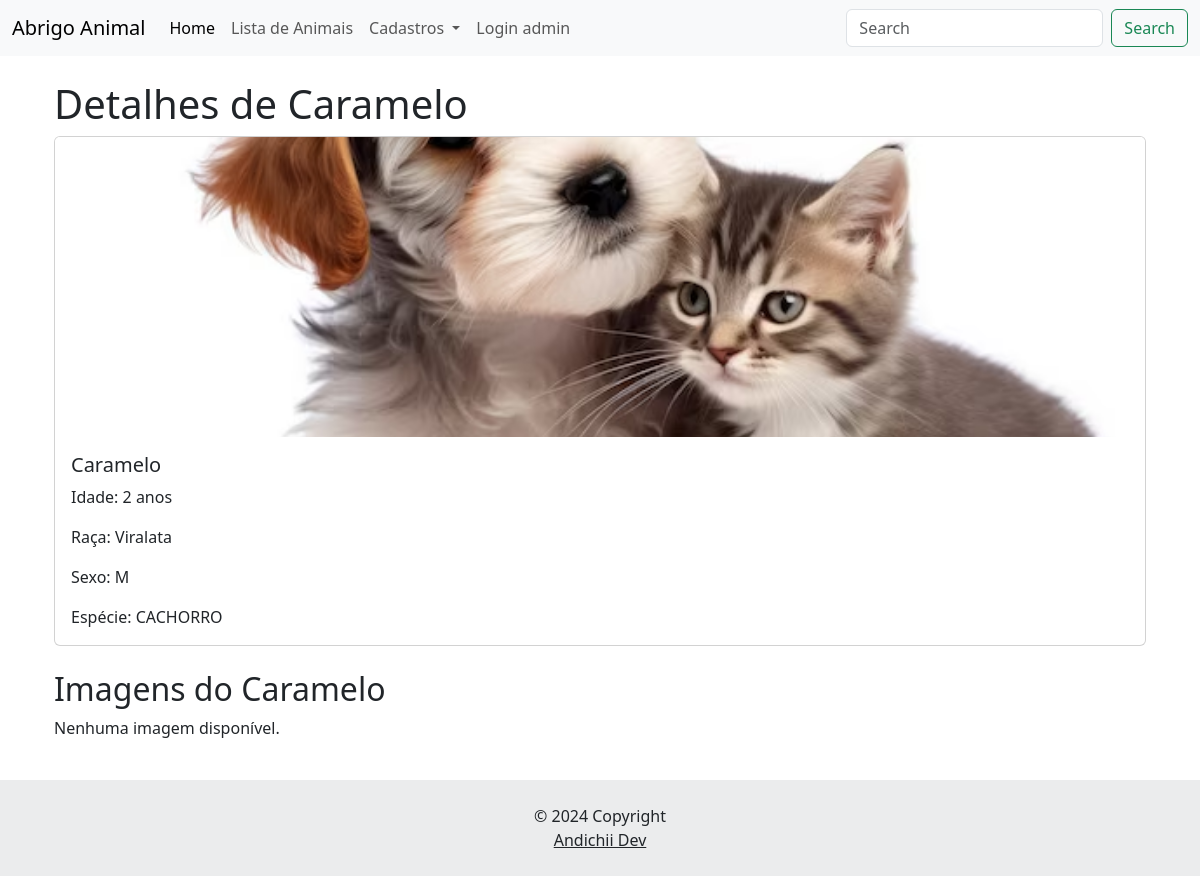
The page /animal/1/ on the database its author committed.
### site_abrigo/models.py (models this page shows, shortened)
class CadastroAnimal(models.Model):
    ESPECIES = (
        ('1', 'Cachorro'),
        ('2', 'Gato'),
        ('3', 'Outros'),
    )
    SEXO = (
        ('F', 'Fêmea'),
        ('M', 'Macho'),
    )
    nome = models.CharField(unique=False, null=False, blank=False, max_length=80)
    idade = models.IntegerField(null=False, blank=False)
    sexo = models.CharField(null=False, blank=False, max_length=1, choices=SEXO)
    raca = models.CharField(unique=False, null=True, blank=True, default='Viralata', max_length=80)
    especie = models.CharField(null=False, blank=False, max_length=1, choices=ESPECIES)
    imagens = models.ImageField(upload_to=upload_to, null=True, blank=True)
    data_criacao = models.DateTimeField(auto_now_add=True)
    disponivel_para_adocao = models.BooleanField(default=True)

### site_abrigo/views.py (the view)
# urls.py: path('animal/<int:animal_id>/', views.detalhe_animal, name='detalhe_animal'),
def detalhe_animal(request, animal_id):
    animal = get_object_or_404(CadastroAnimal, id=animal_id)
    imagens = []
    if animal.imagens:
        imagens.append(animal.imagens.url)  # Adiciona a imagem principal
    return render(request, 'detalhe_animal.html', {'animal': animal, 'imagens': imagens})

### site_abrigo/templates/detalhe_animal.html
{% extends 'base.html' %}
{% load static %}
{% block content %}
<div class="container mx-auto p-4">
    <h1>Detalhes de {{ animal.nome }}</h1>
    <div class="card mb-4">
        {% if animal.imagens %}
        <img src="{{ animal.imagens.url }}" class="card-img-top" alt="Imagem de {{ animal.nome }}" style="height: 300px; object-fit: cover;">
        {% else %}
        <img src="{% static 'img/imagem_default.jpg' %}" class="card-img-top" alt="Imagem padrão" style="height: 300px; object-fit: cover;">
        {% endif %}
        <div class="card-body">
            <h5 class="card-title">{{ animal.nome }}</h5>
            <p class="card-text">Idade: {{ animal.idade }} anos</p>
            <p class="card-text">Raça: {{ animal.raca }}</p>
            <p class="card-text">Sexo: {{ animal.sexo }}</p>
            <p class="card-text">Espécie: {{ animal.especie }}</p>
        </div>
    </div>
    <h2>Imagens do {{ animal.nome }}</h2>
    <div class="row">
        {% for imagem in imagens %}
        <div class="col-md-3 mb-4">
            <div class="card">
                <img src="{{ imagem }}" class="card-img-top" alt="Imagem de {{ animal.nome }}" style="height: 200px; object-fit: cover;">
            </div>
        </div>
        {% empty %}
        <p>Nenhuma imagem disponível.</p>
        {% endfor %}
    </div>
</div>
{% endblock %}

### rows shown on the page
CadastroAnimal: nome "Caramelo", idade "2", raca "Viralata", sexo "M", especie "CACHORRO"
